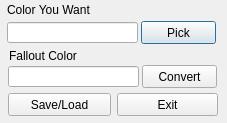
<?xml version="1.0" encoding="UTF-8"?>
<ui version="4.0">
 <class>Dialog</class>
 <widget class="QDialog" name="Dialog">
  <property name="geometry">
   <rect>
    <x>0</x>
    <y>0</y>
    <width>227</width>
    <height>123</height>
   </rect>
  </property>
  <property name="windowTitle">
   <string>Fallout NV Pip Colorizer</string>
  </property>
  <property name="windowFilePath">
   <string notr="true"/>
  </property>
  <widget class="QLabel" name="label">
   <property name="geometry">
    <rect>
     <x>7</x>
     <y>2</y>
     <width>131</width>
     <height>16</height>
    </rect>
   </property>
   <property name="text">
    <string>Color You Want</string>
   </property>
  </widget>
  <widget class="QPushButton" name="picker">
   <property name="geometry">
    <rect>
     <x>141</x>
     <y>21</y>
     <width>75</width>
     <height>23</height>
    </rect>
   </property>
   <property name="text">
    <string>Pick</string>
   </property>
  </widget>
  <widget class="QLabel" name="label_2">
   <property name="geometry">
    <rect>
     <x>9</x>
     <y>48</y>
     <width>82</width>
     <height>16</height>
    </rect>
   </property>
   <property name="text">
    <string>Fallout Color</string>
   </property>
  </widget>
  <widget class="QPushButton" name="convert">
   <property name="geometry">
    <rect>
     <x>142</x>
     <y>65</y>
     <width>75</width>
     <height>23</height>
    </rect>
   </property>
   <property name="text">
    <string>Convert</string>
   </property>
  </widget>
  <widget class="QLineEdit" name="falloutColor">
   <property name="geometry">
    <rect>
     <x>8</x>
     <y>66</y>
     <width>131</width>
     <height>21</height>
    </rect>
   </property>
   <property name="readOnly">
    <bool>true</bool>
   </property>
  </widget>
  <widget class="QLineEdit" name="desiredColor">
   <property name="geometry">
    <rect>
     <x>7</x>
     <y>22</y>
     <width>131</width>
     <height>21</height>
    </rect>
   </property>
  </widget>
  <widget class="QPushButton" name="write">
   <property name="geometry">
    <rect>
     <x>8</x>
     <y>93</y>
     <width>103</width>
     <height>23</height>
    </rect>
   </property>
   <property name="text">
    <string>Save/Load</string>
   </property>
  </widget>
  <widget class="QPushButton" name="gtfo">
   <property name="geometry">
    <rect>
     <x>117</x>
     <y>93</y>
     <width>101</width>
     <height>23</height>
    </rect>
   </property>
   <property name="text">
    <string>Exit</string>
   </property>
  </widget>
 </widget>
 <resources/>
 <connections/>
</ui>
